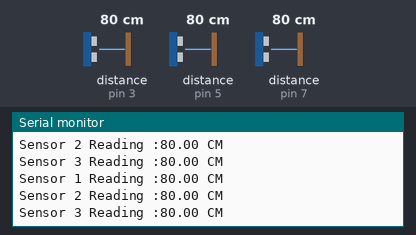
A sketch run on a simulated Arduino Uno, built with avr-gcc and run on an emulated ATmega328P. Parts: the last lines printed to the serial monitor. Inputs (shaded band) come from the test bench; at power-on: distance to the obstacle (sensors on pin 3, pin 5, pin 7) 80 cm. The echo pulse lasts 58.3 µs per cm.

Above: at 1.8 s.
1.9 s: distance to the obstacle (sensor on pin 3) set to 2 cm
At 2.9 s:
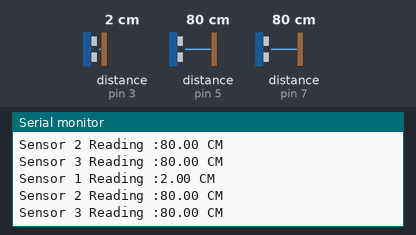
3.4 s: distance to the obstacle (sensor on pin 5) set to 2 cm
At 4.6 s:
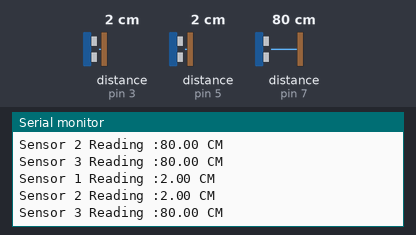
4.9 s: distance to the obstacle (sensor on pin 7) set to 2 cm
At 5.9 s:
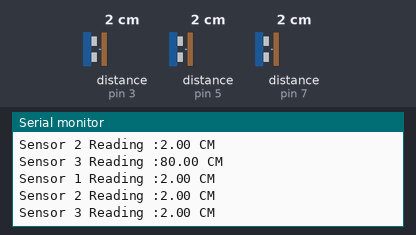
6.4 s: distance to the obstacle (sensor on pin 3) set to 4 cm
At 7.7 s:
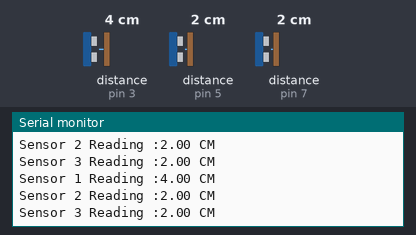
7.9 s: distance to the obstacle (sensor on pin 5) set to 4 cm
At 9.0 s:
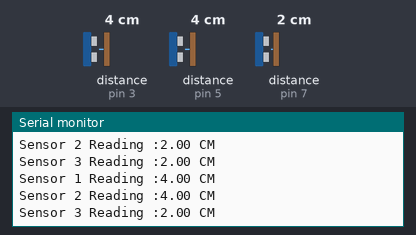
9.4 s: distance to the obstacle (sensor on pin 7) set to 4 cm
At 10.7 s:
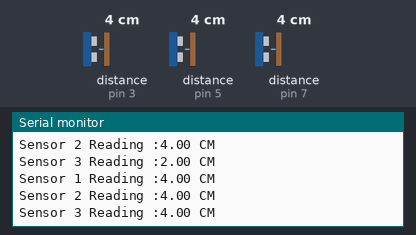
Timing chart, 0 to 11.9 s (numbered marks = the images above; inputs shaded):
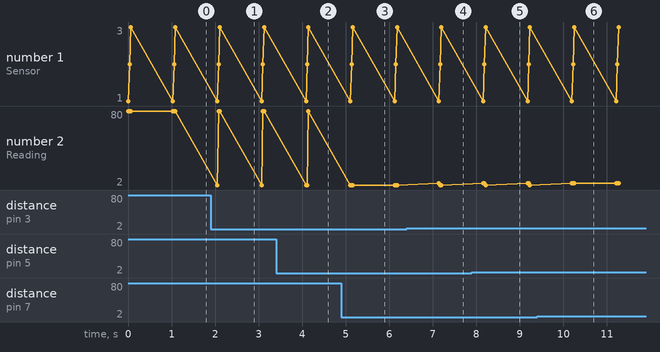

The sketch:

MultiSonarSensors.ino
```cpp
// (licence header left out)
#include<UltraDistSensor.h>
UltraDistSensor mysensor1;
UltraDistSensor mysensor2;
UltraDistSensor mysensor3;
float reading;
void setup() {
    Serial.begin(9600);
    mysensor1.attach(2,3);//Trigger pin , Echo pin
    mysensor2.attach(4,5);//Trigger pin , Echo pin
    mysensor3.attach(6,7);//Trigger pin , Echo pin
}

void loop() {
    reading=mysensor1.distanceInCm();
    Serial.print("Sensor 1 Reading :");
    Serial.print(reading);
    Serial.println(" CM");
    reading=mysensor2.distanceInCm();
    Serial.print("Sensor 2 Reading :");
    Serial.print(reading);
    Serial.println(" CM");
    reading=mysensor3.distanceInCm();
    Serial.print("Sensor 3 Reading :");
    Serial.print(reading);
    Serial.println(" CM");
    delay(1000);
}
```

Measured:
- after the input at 1.9 s, the serial monitor: prints a new line after 0.15 s (image 1)
- after the input at 3.4 s, the serial monitor: prints a new line after 0.72 s (image 2)
- after the input at 4.9 s, the serial monitor: prints a new line after 0.26 s (image 3)
- after the input at 6.4 s, the serial monitor: prints a new line after 0.74 s (image 4)
- after the input at 7.9 s, the serial monitor: prints a new line after 0.29 s (image 5)
- after the input at 9.4 s, the serial monitor: prints a new line after 0.85 s (image 6)
